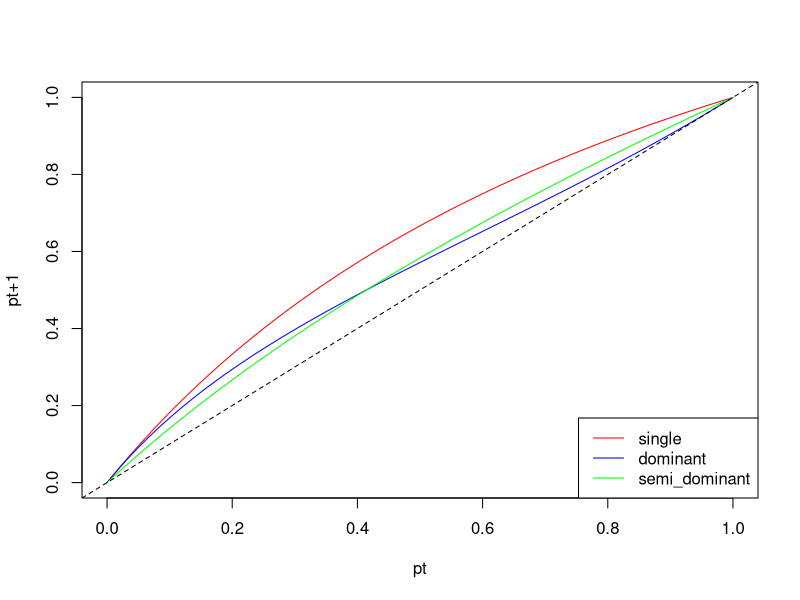
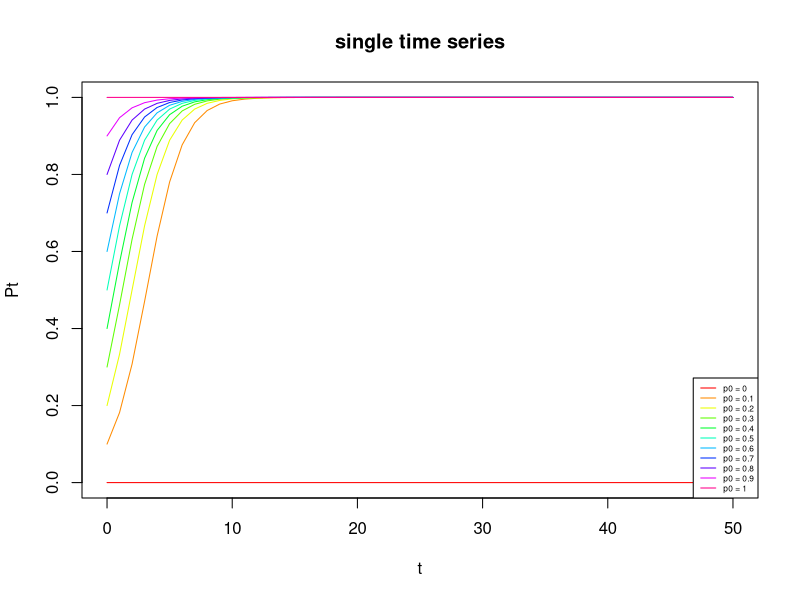
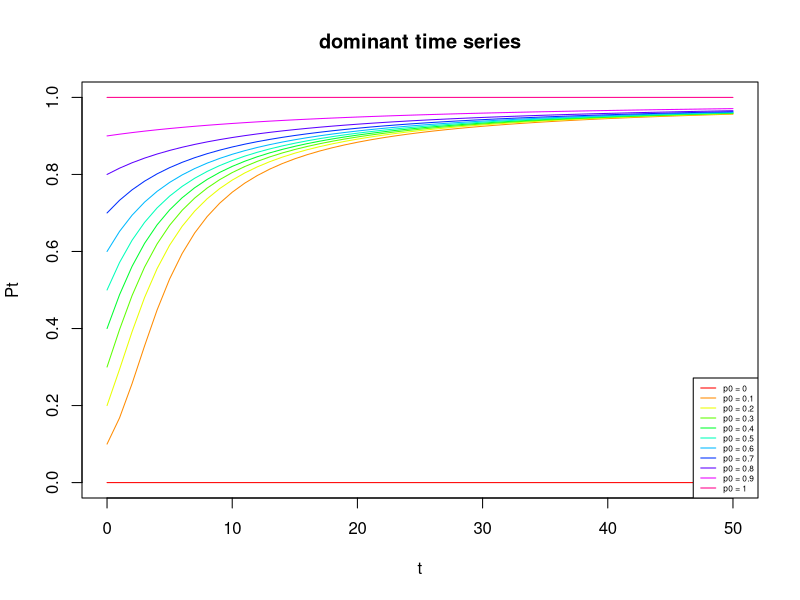
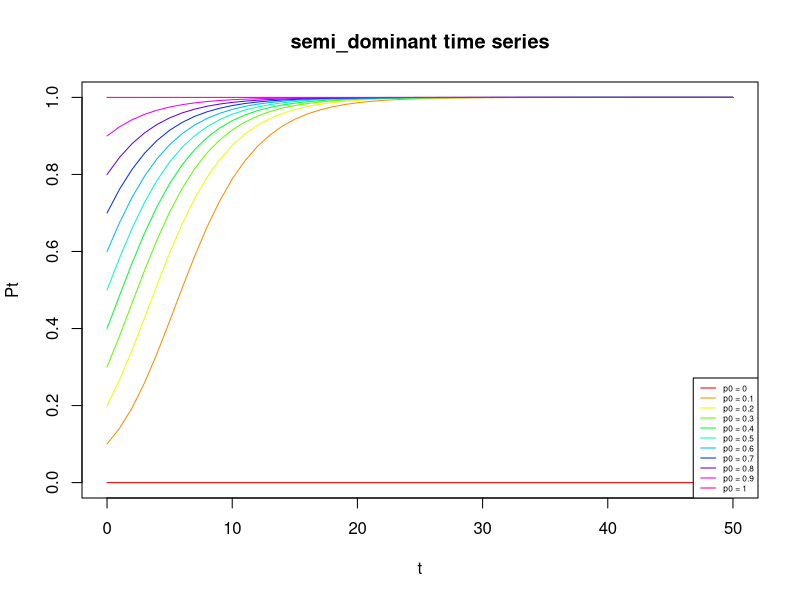

R code for these plots, in order:
## ---- chunk 1
s = 0.5
p = seq(0, 1, 0.01)

# 單套染色體
p_single_next = p / (p + (1- p) * (1- s))

# 雙套染色體顯隱性
p_dominant_next = (p^2 + p* (1- p)) / (p^2 + 2* p* (1- p)+(1- p)^2*(1- s))

# 雙套染色體半顯性
p_semi_dominant_next = (p^2 + p * (1 - p) * (1 - s/2)) / (p^2 + 2 * p * (1 - p) * (1 - s/2) + (1 - p)^2 * (1 - s))


# 繪圖
plot(p, p_single_next, type = 'l', col = 'red', ylim = c(0, 1), xlab = "pt", ylab = "pt+1")
lines(p, p_dominant_next, col = 'blue')
lines(p, p_semi_dominant_next, col = 'green')
abline(0, 1, col = 'black', lty = 2)
legend("bottomright", legend = c("single", "dominant", "semi_dominant"), col = c("red", "blue", "green"), lty = 1)
## ---- chunk 2
plot_time_series <- function(s = 0.5, p0 = seq(0, 1, 0.1), tmax = 50, type = c("single", "dominant", "semi_dominant")) {
  # 定義遞迴公式
  recursion_formula <- function(p, s, type) {
    if (type == "single") {
      return(p / (p + (1 - p) * (1 - s)))
    } else if (type == "dominant") {
      return((p^2 + p * (1 - p)) / (p^2 + 2 * p * (1 - p) + (1 - p)^2 * (1 - s)))
    } else if (type == "semi_dominant") {
      return((p^2 + p * (1 - p) * (1 - s/2)) / (p^2 + 2 * p * (1 - p) * (1 - s/2) + (1 - p)^2 * (1 - s)))
    } 
  }
  
  # 設定顏色
  colors = rainbow(length(p0))
  
  # 探索每個初始頻率
  plot(0:tmax, rep(NA, tmax+1), ylim = c(0,1), xlab = "t", ylab = "Pt", main = paste(type, "time series"))
  
  for (i in seq_along(p0)) {
    p = p0[i]
    freq = numeric(tmax + 1)
    freq[1] = p
    for (t in 1:tmax) {
      p = recursion_formula(p, s, type)
      freq[t+1] = p
    }
    lines(0:tmax, freq, col = colors[i])
  }
  legend("bottomright", legend = paste("p0 =", seq(0, 1, 0.1)),
col = colors, lty = 1, cex=0.5)
}

# 測試函數
plot_time_series(type = "single")
plot_time_series(type = "dominant")
plot_time_series(type = "semi_dominant")


